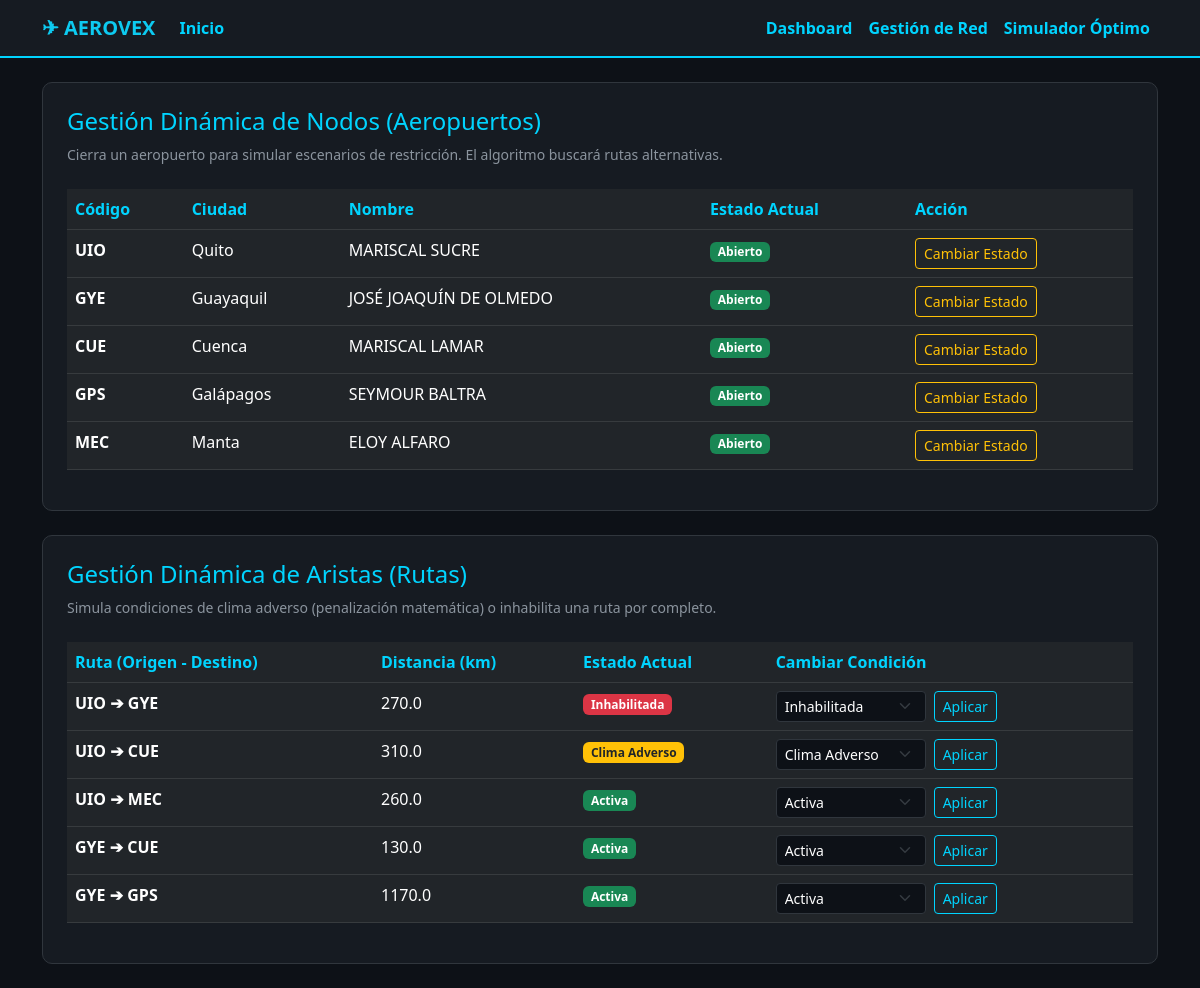
The page /aeropuertos on the database as committed earlier.
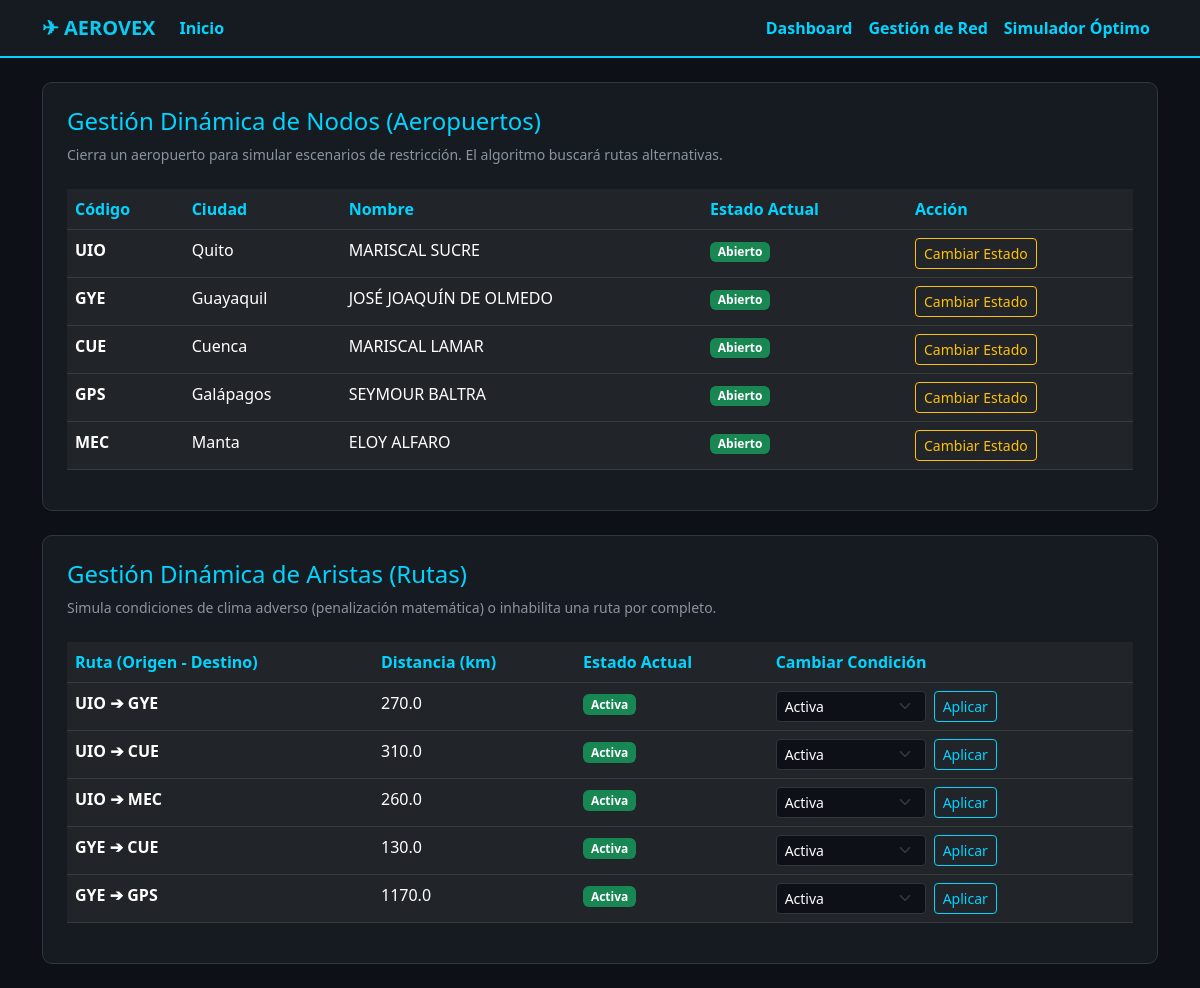
The same page on the database as committed later.
### models.py (models this page shows)
class Aeropuerto(db.Model):
    id = db.Column(db.Integer, primary_key=True)
    codigo = db.Column(db.String(10), unique=True, nullable=False)
    nombre = db.Column(db.String(100), nullable=False)
    ciudad = db.Column(db.String(100), nullable=False)
    latitud = db.Column(db.Float, nullable=False)
    longitud = db.Column(db.Float, nullable=False)
    estado = db.Column(db.String(20), default="Abierto")

class Ruta(db.Model):
    id = db.Column(db.Integer, primary_key=True)
    origen_id = db.Column(db.Integer, db.ForeignKey('aeropuerto.id'), nullable=False)
    destino_id = db.Column(db.Integer, db.ForeignKey('aeropuerto.id'), nullable=False)
    distancia = db.Column(db.Float, nullable=False)
    tiempo = db.Column(db.Float, nullable=False)
    costo = db.Column(db.Float, nullable=False)
    consumo = db.Column(db.Float, nullable=False)
    estado = db.Column(db.String(30), default="Activa")
    origen = db.relationship("Aeropuerto", foreign_keys=[origen_id])
    destino = db.relationship("Aeropuerto", foreign_keys=[destino_id])

### app.py (the view, shortened to what this page needs)
@app.route("/aeropuertos", methods=["GET", "POST"])
def aeropuertos():
    lista_aero = Aeropuerto.query.all()
    lista_rutas = Ruta.query.all()
    rutas_unicas = [r for r in lista_rutas if r.origen_id < r.destino_id]
    return render_template("aeropuertos.html", aeropuertos=lista_aero, rutas=rutas_unicas)

### templates/aeropuertos.html
{% extends 'base.html' %}
{% block content %}
<div class="row mb-4">
    <div class="col-12">
        <div class="card p-4">
            <h4 style="color:#00d4ff;">Gestión Dinámica de Nodos (Aeropuertos)</h4>
            <p class="text-secondary small">Cierra un aeropuerto para simular escenarios de restricción. El algoritmo buscará rutas alternativas.</p>
            <table class="table table-dark table-hover mt-2">
                <thead>
                    <tr>
                        <th>Código</th>
                        <th>Ciudad</th>
                        <th>Nombre</th>
                        <th>Estado Actual</th>
                        <th>Acción</th>
                    </tr>
                </thead>
                <tbody>
                    {% for a in aeropuertos %}
                    <tr>
                        <td><strong>{{ a.codigo }}</strong></td>
                        <td>{{ a.ciudad }}</td>
                        <td>{{ a.nombre }}</td>
                        <td>
                            {% if a.estado == 'Abierto' %}
                                <span class="badge bg-success">Abierto</span>
                            {% else %}
                                <span class="badge bg-danger">Cerrado</span>
                            {% endif %}
                        </td>
                        <td>
                            <a href="/toggle_aeropuerto/{{ a.id }}" class="btn btn-sm btn-outline-warning">Cambiar Estado</a>
                        </td>
                    </tr>
                    {% endfor %}
                </tbody>
            </table>
        </div>
    </div>
</div>
<div class="row mb-4">
    <div class="col-12">
        <div class="card p-4">
            <h4 style="color:#00d4ff;">Gestión Dinámica de Aristas (Rutas)</h4>
            <p class="text-secondary small">Simula condiciones de clima adverso (penalización matemática) o inhabilita una ruta por completo.</p>
            <table class="table table-dark table-hover mt-2">
                <thead>
                    <tr>
                        <th>Ruta (Origen - Destino)</th>
                        <th>Distancia (km)</th>
                        <th>Estado Actual</th>
                        <th>Cambiar Condición</th>
                    </tr>
                </thead>
                <tbody>
                    {% for r in rutas %}
                    <tr>
                        <td><strong>{{ r.origen.codigo }} ➔ {{ r.destino.codigo }}</strong></td>
                        <td>{{ r.distancia }}</td>
                        <td>
                            {% if r.estado == 'Activa' %} <span class="badge bg-success">Activa</span>
                            {% elif r.estado == 'Clima Adverso' %} <span class="badge bg-warning text-dark">Clima Adverso</span>
                            {% else %} <span class="badge bg-danger">Inhabilitada</span>
                            {% endif %}
                        </td>
                        <td>
                            <form action="/estado_ruta/{{ r.id }}" method="POST" class="d-flex gap-2">
                                <select name="estado" class="form-select form-select-sm" style="width: 150px;">
                                    <option value="Activa" {% if r.estado == 'Activa' %}selected{% endif %}>Activa</option>
                                    <option value="Clima Adverso" {% if r.estado == 'Clima Adverso' %}selected{% endif %}>Clima Adverso</option>
                                    <option value="Inhabilitada" {% if r.estado == 'Inhabilitada' %}selected{% endif %}>Inhabilitada</option>
                                </select>
                                <button type="submit" class="btn btn-sm btn-neon">Aplicar</button>
                            </form>
                        </td>
                    </tr>
                    {% endfor %}
                </tbody>
            </table>
        </div>
    </div>
</div>
{% endblock %}

### templates/base.html (shortened to what this page needs)
<!DOCTYPE html>
<html lang="es">
<head>
    <link href="https://cdn.jsdelivr.net/npm/bootstrap@5.3.0/dist/css/bootstrap.min.css" rel="stylesheet">
    <link rel="stylesheet" href="https://unpkg.com/leaflet@1.9.4/dist/leaflet.css" />
</head>
<body>
    <nav class="navbar navbar-expand-lg navbar-custom mb-4">
        <div class="container">
            <a class="navbar-brand text-info fw-bold" href="/">✈ AEROVEX</a>
            <div class="collapse navbar-collapse" id="navbarNav">
                <ul class="navbar-nav me-auto">
                    <li class="nav-item"><a class="nav-link" href="/">Inicio</a></li>
                </ul>
                <ul class="navbar-nav ms-auto">
                    <li class="nav-item"><a class="nav-link" href="/dashboard">Dashboard</a></li>
                    <li class="nav-item"><a class="nav-link" href="/aeropuertos">Gestión de Red</a></li>
                    <li class="nav-item"><a class="nav-link" href="/rutas">Simulador Óptimo</a></li>
                </ul>
            </div>
        </div>
    </nav>
    <div class="container">
        {% block content %}{% endblock %}
    </div>
</body>
</html>

### templates/base.html (style rules this page uses)
body { background-color: #0d1117; color: #e6edf3; font-family: 'Segoe UI', Tahoma, Geneva, Verdana, sans-serif; }
.navbar-custom { background-color: #161b22; border-bottom: 2px solid #00d4ff; }
.nav-link { color: #00d4ff !important; font-weight: bold; }
.card { background-color: #161b22; border: 1px solid #30363d; border-radius: 10px; }
.form-control, .form-select { background-color: #0d1117; color: #ffffff !important; border: 1px solid #30363d; }
.btn-neon { background-color: transparent; color: #00d4ff; border: 1px solid #00d4ff; transition: all 0.3s; }
table { color: #e6edf3 !important; }
thead th { color: #00d4ff !important; }
.text-secondary { color: #8b949e !important; }

Rows that differ between the two databases and show on the page:
changed Ruta (number 1 of 5 on the later page): estado "Inhabilitada" → "Activa"
changed Ruta (number 2 of 5 on the later page): estado "Clima Adverso" → "Activa"
